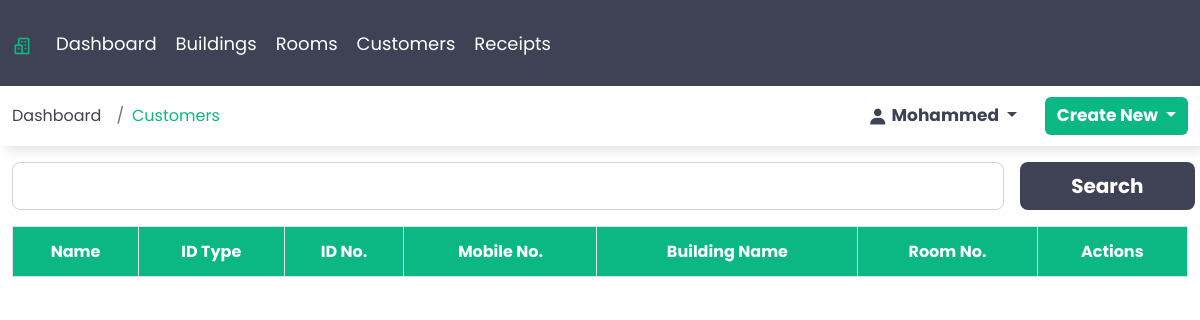
Page /customers (signed in) on the earlier database version.
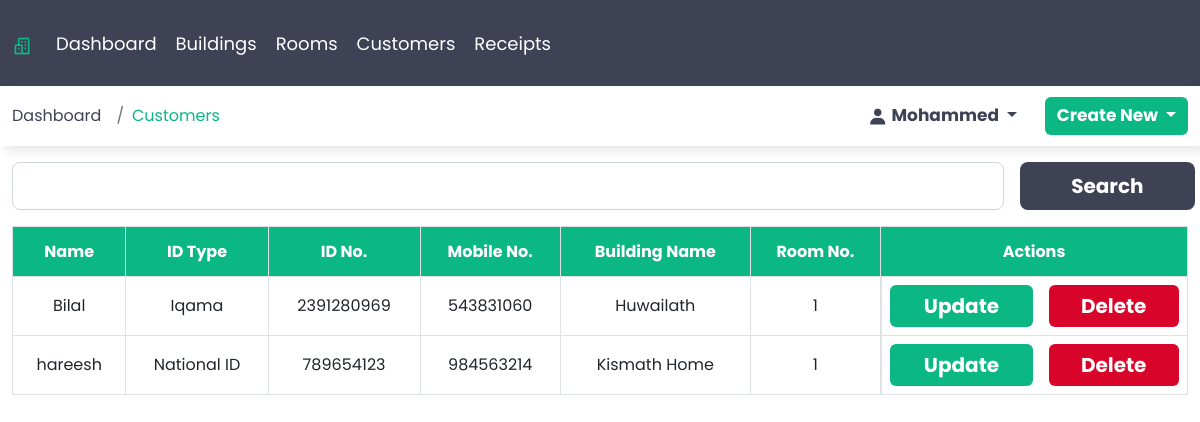
Same page on the later database version.
### webapp/models.py (models this page shows, shortened)
class Customer(models.Model):
    customer_name = models.CharField(max_length=50)
    mobile_number = models.IntegerField()
    id_type = models.ForeignKey(IdType, on_delete=models.DO_NOTHING)
    id_number = models.CharField(max_length=50, unique=True)
    building_name = models.ForeignKey(Building, on_delete=models.CASCADE)
    room_number = models.ForeignKey(Room, on_delete=models.DO_NOTHING)
    class Meta:
        verbose_name_plural = 'Customers'

class IdType(models.Model):
    id_type = models.CharField(max_length=50)
    class Meta:
        verbose_name_plural = 'ID Types'
    def __str__(self):
        return self.id_type

class Building(models.Model):
    building_name = models.CharField(max_length=50)
    name_of_owner = models.CharField(max_length=50)
    building_type = models.ForeignKey(BuildingType, on_delete=models.CASCADE)
    number_of_rooms = models.IntegerField()
    mobile_number = models.IntegerField()
    current_lease_period = models.DateField()
    class Meta:
        verbose_name_plural = 'Buildings'
    def __str__ (self):
        return self.building_name

class Room(models.Model):
    room_number = models.IntegerField()
    building_name = models.ForeignKey(Building, on_delete=models.CASCADE)
    room_type = models.ForeignKey(RoomType, on_delete=models.DO_NOTHING)
    room_status = models.ForeignKey(RoomStatus, on_delete=models.DO_NOTHING)
    meter_number = models.CharField(max_length=16)
    account_number = models.IntegerField()
    class Meta:
        verbose_name_plural = 'Rooms'
    def __str__ (self):
        return str(self.room_number)

### webapp/views.py (the view)
# urls.py: path('customers', views.Customers, name='customers'),
@login_required()
def Customers(request):
    customer_list = Customer.objects.all()
    return render(request, 'customers.html', {'context':'Customers', 'customer_list':customer_list})

### templates/customers.html (shortened to what this page needs)
{% extends 'base.html' %}
{% load static %}
{% block content %}
    <div class="container-fluid">
        <div class="sub-box">
            <div class="row">
                <div class="col-sm-12 mt-3">
                    <div class="row">
                        <div class="col-sm-12 col-md-12 col-lg-12 col-xl-12 col-xxl-12 search-col">
                            <form action="" class="d-flex gap-3">
                                <input type="text" class="form-control form-control-lg" id="search" >
                                <button type="submit" class="btn btn-lg search">Search</button>
                            </form>
                        </div>
                    </div>
                </div>
                <div class="col-sm-12 mt-3 table-responsive">
                    <table class="table table-hover table-bordered text-center ">
                        <thead>
                            <tr>
                            <th scope="col" class="align-middle">Name</th>
                            <th scope="col" class="align-middle">ID Type</th>
                            <th scope="col" class="align-middle">ID No.</th>
                            <th scope="col" class="align-middle">Mobile No.</th>
                            <th scope="col" class="align-middle">Building Name</th>
                            <th scope="col" class="align-middle">Room No.</th>
                            <th scope="col" class="align-middle">Actions</th>
                            </tr>
                        </thead>
                        <tbody>
                            {% for customer in customer_list %}
                                <tr>
                                <td class="align-middle">{{customer.customer_name}}</td>
                                <td class="align-middle">{{customer.id_type}}</td>
                                <td class="align-middle">{{customer.id_number}}</td>
                                <td class="align-middle">{{customer.mobile_number}}</td>
                                <td class="align-middle">{{customer.building_name}}</td>
                                <td class="align-middle">{{customer.room_number}}</td>
                                <td class="d-flex justify-content-between gap-3">
                                    <a href="{% url 'update_customer' customer.id %}" class="btn update">Update</a>
                                    <form action="{% url 'delete_customer' customer.id %}" method="post">
                                        <input type="submit" value="Delete" class="btn delete">
                                    </form>
                                </td>
                                </tr>
                            {% endfor %}
                        </tbody>
                    </table>
                </div>
            </div>
        </div>
    </div>
{% endblock %}

Differences in the rows shown:
added Customer: customer_name "Bilal", id_type "Iqama", id_number "2391280969", mobile_number "543831060", building_name "Huwailath", room_number "1"
added Customer: customer_name "hareesh", id_type "National ID", id_number "789654123", mobile_number "984563214", building_name "Kismath Home", room_number "1"
